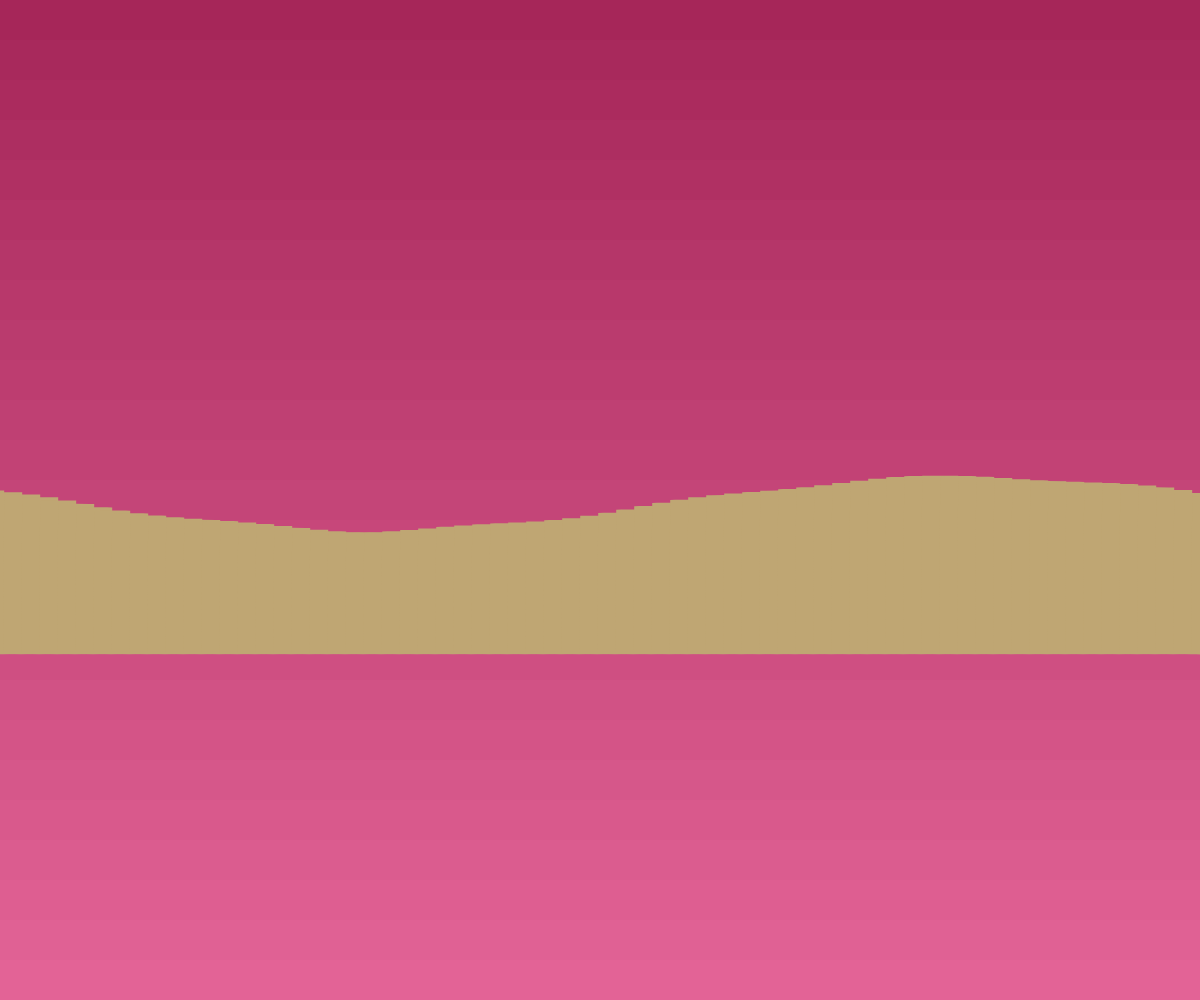
Frame 1 (no input)
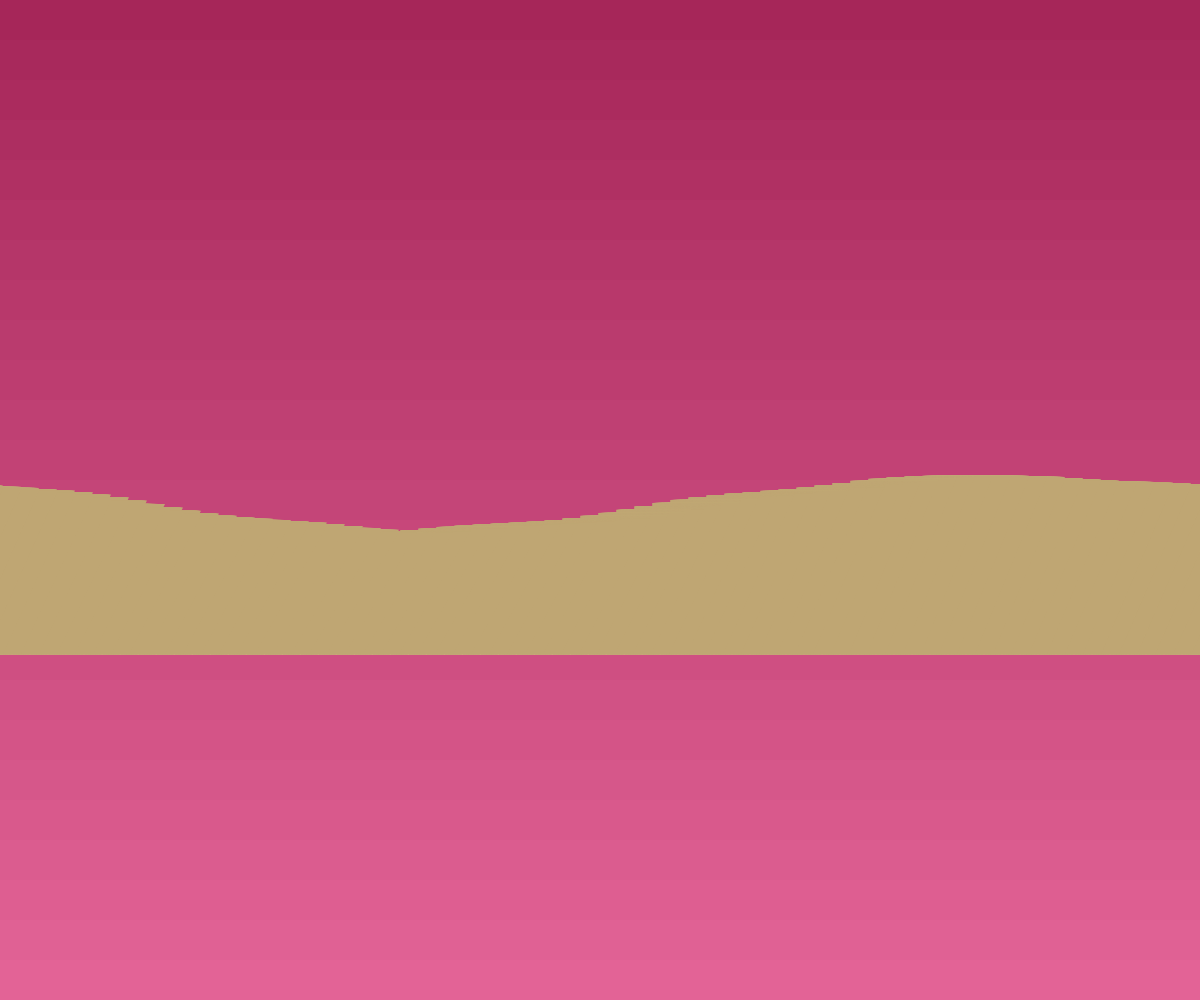
Frame 60 (no input)
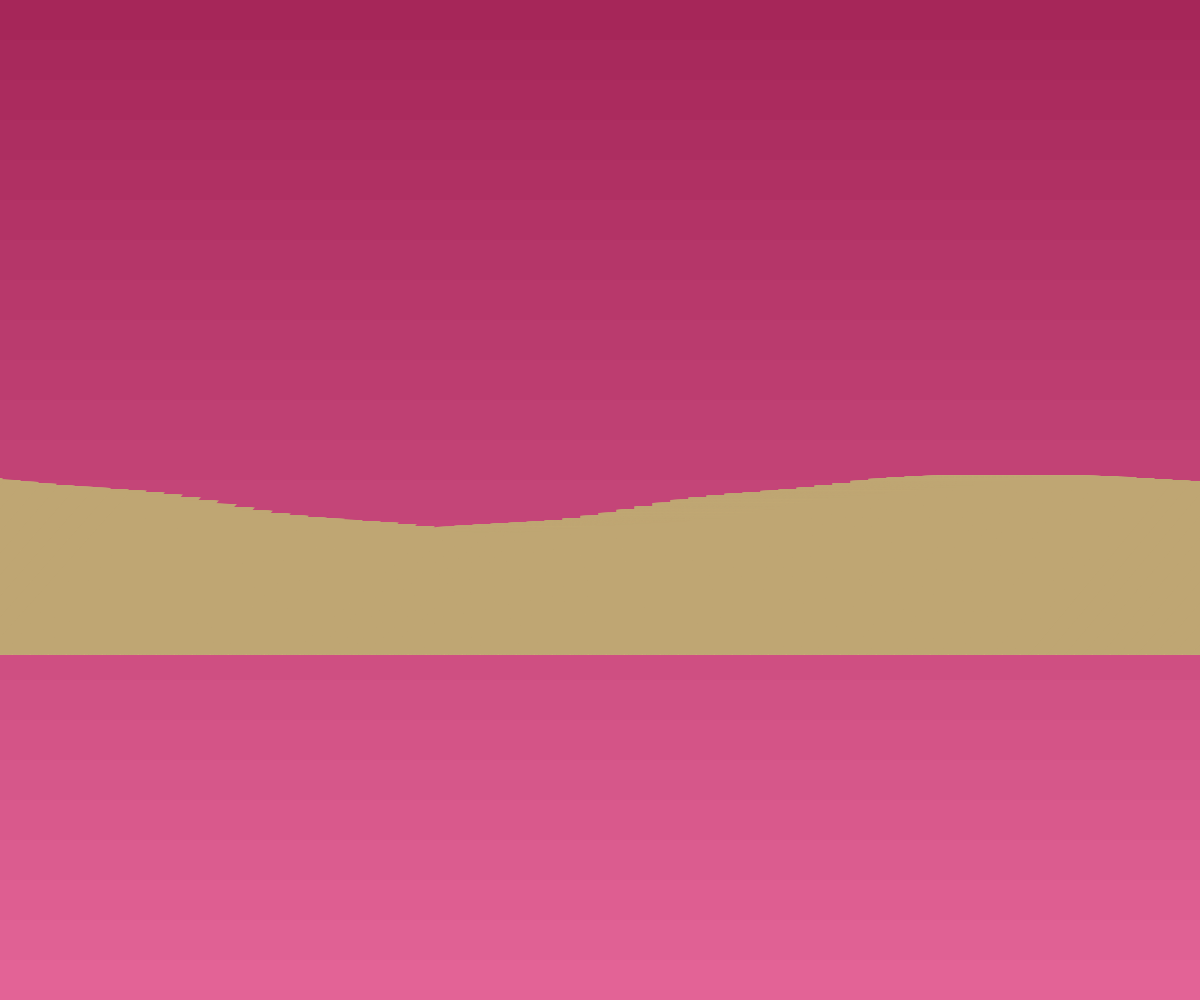
Frame 120 (the mouse pressed at the canvas centre since frame 60)

The p5.js sketch that drew these frames (run headless with seeded random() and noise() and a simulated clock; from frame 60 on, the mouse is pressed at the canvas centre):

// p5.js sketch
// ── sketch.js
var raise;
var tree_sx;
var tree_sy;

var trunk_len = 30

var img;


function remap(start, Value, end, newStart, newEnd)
{
    return  (newStart + (newEnd - newStart) * (Value - start)/(end - start))
}

function color_gradient(thickness) // height and width of the canvas. 
{                            //thickness of a subdivision. The thinner, the smoother.
    let range = height //life up the canvas by 200

    for (i = 0; i < range; i+= thickness)
    {
      var new_color = remap(0, i, range, 0.25, 0.5);

      push();
                                                         //Finer sky color adjustment
        fill(new_color + 0.4, new_color - 0.1, new_color + 0.1);
        // fill(new_color , 0.1, new_color );//red sky //for the blue background 
        noStroke()                                               
        rect(0, i, width, thickness);

      pop();
    }
}





function mountain_range(scaleX, tx, ty, background_color, layer_scale)
{
  push();

    translate(tx, ty);

      push();
        scale(scaleX,1); //scale horizontally to reduce mountain range function frequency, 
                            //so that repeating patterns won't be noticed
              for (i = -width/2; i < width; i+=0.5)
              {
                stroke(background_color);
                // stroke(0.58, 0.41, 0.17);

                raise = sin(i * .1840) + 
                        sin(i * .1900) + 
                        sin(i * .1960) +  
                        sin(i )* .2020 //self-made magic noise number for mountain range
         
                raise *= 30 ; 

                line(i+frameCount/30, height/2 + raise, i, height);
              }
      pop();

    // if (draw_tree != 0) //use a number argument       
    // {  for (i = -width/2; i < width; i+= 1)
    //   {
    //         tree_sx = random(0.5, 1.5) * layer_scale
    //         tree_sy = random(1, 1.5)  * layer_scale
    //         // tree_sx = 1
    //         // tree_sy = 1
    //             raise = sin(i* .1840) + 
    //                     sin(i* .1900) + 
    //                     sin(i* .1960) +  
    //                     sin(i)* .2020 //self-made magic noise number for mountain range
     
    //         raise *= 30 ; 

    //         tree(i * scaleX,  raise - trunk_len * tree_sy - 2, tree_sx, tree_sy); //match the tree translate x with the mountain range scale x. 
    //   }
    // }  
  pop();

}


// ###################################################################################################
// ###################################################################################################
// ###################################################################################################
function setup()
{
    img = createCanvas(window.innerWidth, window.innerHeight);
     // = height/2

    colorMode(RGB, 1);


    color_gradient(40)


    // star(3840, 400)

  // let yellow1 = color(0.58, 0.41, 0.17);
  // let yellow2 = color(0.65, 0.46, 0.23);
  // let yellow3 = color(0.73, 0.55, 0.3);
  // let yellow4 = color(0.73, 0.61, 0.41);
  // let yellow5 = color(0.75, 0.65, 0.45);
  // let yellow1 = color(0.58, 0.41, 0.17);


    // fill(0.2, 0.5, 0.2)
    // // mountain_range(100, 500, 300, 0.8, 0)

    // scale(0.3, 0.3)
    // translate(0, 1000)
    // mountain_range(120, 250 + frameCount/30, 180, yellow5, 0)


    // mountain_range(100, 350, 400, yellow3, 1, 0.7) //scaleX, tx, ty, color, alpha, draw_tree

    // mountain_range(60, 350, 650, yellow2, 1 , 0.8)

    // mountain_range(100, 1200, 1000, yellow1, 1, 1)


}


function draw()
{

  let yellow1 = color(0.58, 0.41, 0.17);
  let yellow2 = color(0.65, 0.46, 0.23);
  let yellow3 = color(0.73, 0.55, 0.3);
  let yellow4 = color(0.73, 0.61, 0.41);
  let yellow5 = color(0.75, 0.65, 0.45);
  // let yellow1 = color(0.58, 0.41, 0.17);


    fill(0.2, 0.5, 0.2)
    // mountain_range(100, 500, 300, 0.8, 0)

    scale(0.3, 0.3)
    translate(0, 1000)
    mountain_range(120, 250 , 180, yellow5, 0)

//print(frameCount)

}
